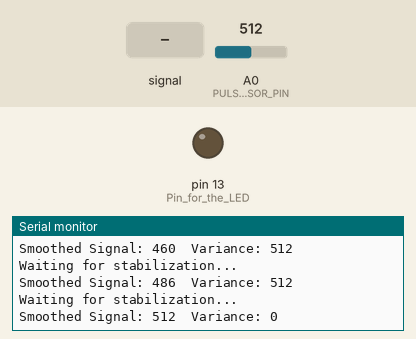
Recording of a sketch running on a simulated Arduino Uno, built with avr-gcc and run on an emulated ATmega328P. Shown: output pins drawn as LEDs (lit = HIGH), the last lines printed to the serial monitor. The test bench sets the inputs (shaded band); at power-on: A0 (PULSE_SENSOR_PIN) = 512.

Above: at 1.2 s.
1.3 s: A0 (PULSE_SENSOR_PIN) fed a 200 Hz sine of ±81 counts around its level
At 1.35 s:
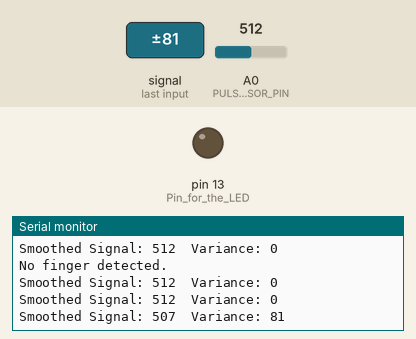
4.0 s: A0 (PULSE_SENSOR_PIN) set to 716
At 5.42 s:
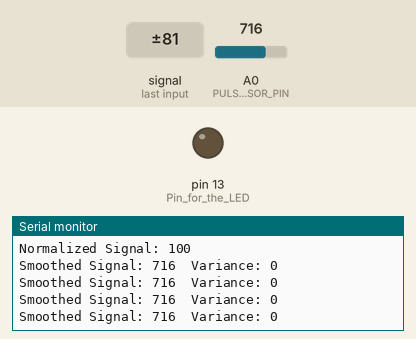
7.0 s: A0 (PULSE_SENSOR_PIN) fed a 2 Hz sine of ±306 counts around its level
At 7.04 s:
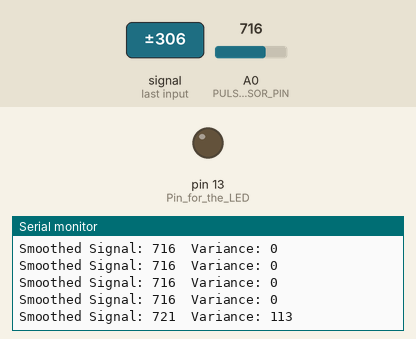
10.0 s: A0 (PULSE_SENSOR_PIN) set to 511
At 11.39 s:
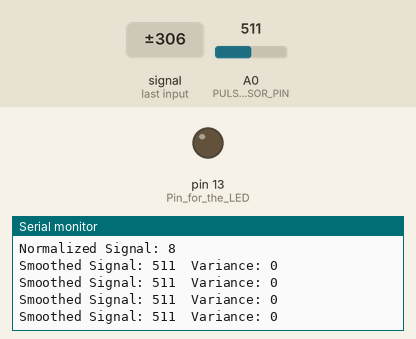
13.0 s: A0 (PULSE_SENSOR_PIN) fed a 1000 Hz sine of ±255 counts around its level
At 13.06 s:
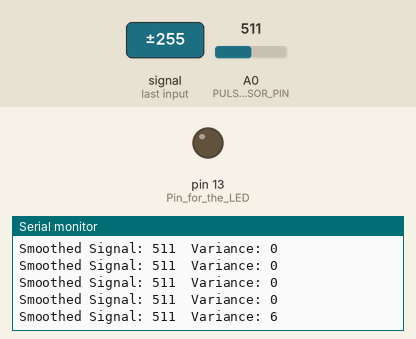
Timing chart, 0 to 16.0 s (numbered marks = the images above; inputs shaded):
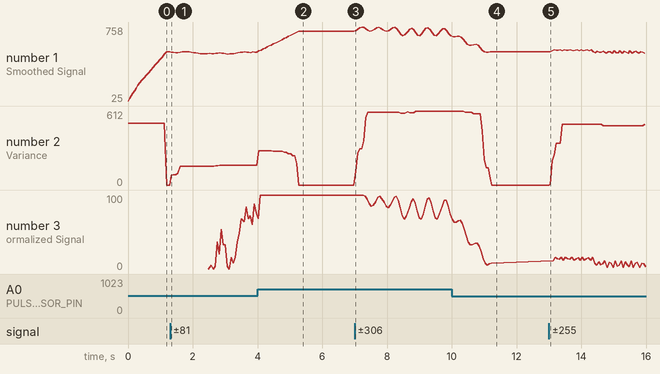

The sketch:

Pulserate.ino
```cpp
const int PULSE_SENSOR_PIN = A0;  // Analog input pin for pulse sensor

// Signal smoothing and buffer setup
int Signal = 0;
int SmoothedSignal = 0;
int SignalBuffer[20];  // Increased buffer size for better smoothing
int SignalIndex = 0;

// Beat detection
bool BeatDetected = false;
unsigned long LastBeatTime = 0;
unsigned long BeatInterval = 0;
int HeartRate = 0;
int LastHeartRate = 0;

// Normalization parameters
int MinSignal = 1023;  // Initial max signal
int MaxSignal = 0;     // Initial min signal
int NormalizedSignal = 0;
const int MinNormalizationRange = 20;  // Minimum difference to avoid flat range

unsigned long StabilizationStart = 0;
const long StabilizationDelay = 2000;  // Stabilization time before detecting heart rate

unsigned long LastPrintTime = 0;
const long PrintInterval = 1000;  // 1-second print interval

// Declare the missing variable LastNormalized
int LastNormalized = 0;  // Initialize LastNormalized to 0

void setup() {
  Serial.begin(9600);  // Initialize serial communication
  pinMode(LED_BUILTIN, OUTPUT);  // Pin for the LED (used to blink on beat)

  // Initialize the signal buffer to zero
  for (int i = 0; i < 20; i++) SignalBuffer[i] = 0;  // Increased buffer size
}

void loop() {
  // 1. Read the signal from the pulse sensor
  Signal = analogRead(PULSE_SENSOR_PIN);

  // Add the new signal value to the buffer and compute the smoothed signal
  SignalBuffer[SignalIndex] = Signal;
  SignalIndex = (SignalIndex + 1) % 20;  // Update buffer index

  SmoothedSignal = 0;
  for (int i = 0; i < 20; i++) {
    SmoothedSignal += SignalBuffer[i];
  }
  SmoothedSignal /= 20;  // Average the last 20 signal readings

  // 2. Calculate signal variance for finger detection
  int variance = getSignalVariance();

  // 3. Finger detection logic (loosen the threshold for testing)
  bool fingerDetected = SmoothedSignal > 200 && variance > 10;  // Adjusted threshold

  // Print smoothed signal and variance for debugging
  Serial.print("Smoothed Signal: ");
  Serial.print(SmoothedSignal);
  Serial.print("  Variance: ");
  Serial.println(variance);

  // If no finger is detected, print message and skip to next loop iteration
  if (!fingerDetected) {
    HeartRate = 0;
    BeatDetected = false;
    digitalWrite(LED_BUILTIN, LOW);  // Turn off LED when no pulse is detected
    if (millis() - LastPrintTime >= PrintInterval) {
      LastPrintTime = millis();
      Serial.println("No finger detected.");
    }
    delay(50);  // Short delay before checking again
    return;
  }

  // 4. Handle stabilization period
  if (StabilizationStart == 0) {
    StabilizationStart = millis();  // Start stabilization timer
  }

  if (millis() - StabilizationStart < StabilizationDelay) {
    // During stabilization, don't calculate heart rate yet
    Serial.println("Waiting for stabilization...");
    return;
  }

  // 5. Track the min/max signal and normalize the signal value
  if (SmoothedSignal < MinSignal) MinSignal = SmoothedSignal;
  if (SmoothedSignal > MaxSignal) MaxSignal = SmoothedSignal;

  // Ensure that there is a sufficient gap between min and max to prevent squashing
  if (MaxSignal - MinSignal < MinNormalizationRange) {
    MaxSignal = MinSignal + MinNormalizationRange;
  }

  // Normalize the signal to a range of 0 to 100
  NormalizedSignal = map(SmoothedSignal, MinSignal, MaxSignal, 0, 100);
  NormalizedSignal = constrain(NormalizedSignal, 0, 100);

  // Print normalized signal for debugging
  Serial.print("Normalized Signal: ");
  Serial.println(NormalizedSignal);

  // 6. Beat detection using rising edge of normalized signal
  if (!BeatDetected && NormalizedSignal > 50 && LastNormalized <= 50) {
    unsigned long now = millis();
    BeatInterval = now - LastBeatTime;

    // Only count the beat if the interval is in a valid range
    if (BeatInterval >= 300 && BeatInterval <= 2000) {
      int bpm = 60000 / BeatInterval;
      HeartRate = (LastHeartRate * 7 + bpm) / 8;  // Smooth heart rate value
      LastHeartRate = HeartRate;
      LastBeatTime = now;
      BeatDetected = true;
      digitalWrite(LED_BUILTIN, HIGH);  // Blink LED on beat
    }
  }

  // 7. Reset the beat detection after the normalized signal goes below a threshold
  if (BeatDetected && NormalizedSignal < 50) {
    BeatDetected = false;
    digitalWrite(LED_BUILTIN, LOW);  // Turn off LED after beat
  }

  // 8. Output the heart rate if enough time has passed
  if (millis() - LastPrintTime >= PrintInterval) {
    LastPrintTime = millis();
    Serial.print(" | Heart Rate:  ");
    Serial.print(HeartRate);  // Print the heart rate
    Serial.println(" BPM");
  }

  LastNormalized = NormalizedSignal;  // Save the last normalized signal for future comparisons
  delay(50);  // Short delay to avoid spamming the serial output
}

// 🧠 Signal variance calculator
int getSignalVariance() {
  int minVal = 1023;
  int maxVal = 0;
  for (int i = 0; i < 20; i++) {  // Use larger buffer for better variance calculation
    if (SignalBuffer[i] < minVal) minVal = SignalBuffer[i];
    if (SignalBuffer[i] > maxVal) maxVal = SignalBuffer[i];
  }
  return maxVal - minVal;
}
```

Measured:
- after the input at 1.3 s, the serial monitor: prints a new line at once (image 1)
- after the input at 7.0 s, the serial monitor: prints a new line at once (image 3)
- after the input at 13.0 s, the serial monitor: prints a new line after 0.05 s (image 5)
- plotted number 1: 512 → 507 after the input at 1.3 s, 716 → 671 after the input at 7.0 s, 511 → 516 after the input at 13.0 s
- plotted number 2: 0 → 162 after the input at 1.3 s, 0 → 612 after the input at 7.0 s
- plotted number 3: 100 → 74 after the input at 7.0 s, 8 → 9 after the input at 13.0 s
